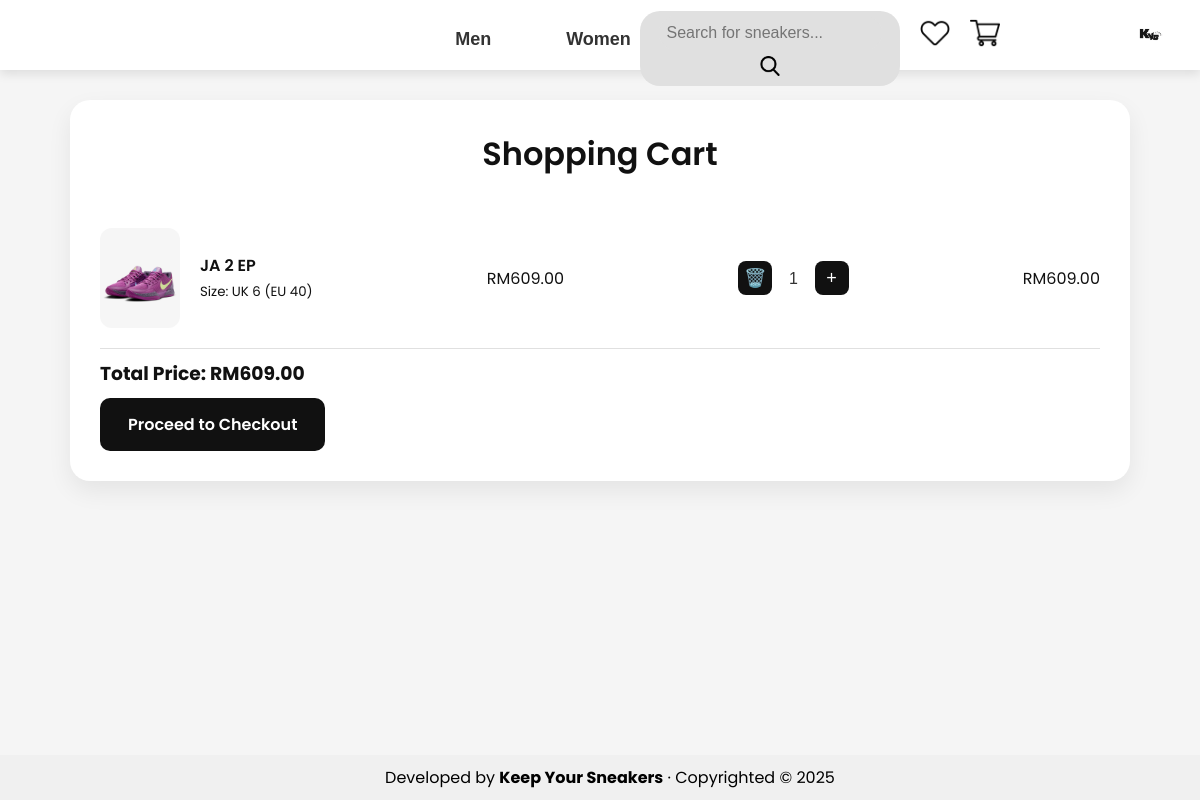
Screenshot of /cart.php (signed in) with the database file from the repository.
### tables this page shows
CREATE TABLE `users` (
  `id` int(11) NOT NULL,
  `username` varchar(100) NOT NULL,
  `email` varchar(255) NOT NULL,
  `password` varchar(255) NOT NULL,
  `created_at` timestamp NOT NULL DEFAULT current_timestamp(),
  `is_admin` tinyint(1) DEFAULT 0,
  `profile_picture` varchar(100) DEFAULT NULL,
  `failed_attempts` int(11) DEFAULT 0,
  `last_attempt_time` datetime DEFAULT NULL
);

CREATE TABLE `cart` (
  `user_id` int(11) NOT NULL,
  `product_id` int(11) NOT NULL,
  `size_id` int(11) NOT NULL,
  `quantity` int(11) DEFAULT 1,
  `category_id` int(11) NOT NULL
);

CREATE TABLE `products` (
  `id` int(11) NOT NULL,
  `name` varchar(255) NOT NULL,
  `description` text DEFAULT NULL,
  `price` decimal(10,2) NOT NULL,
  `image` varchar(255) DEFAULT NULL,
  `sold_count` int(11) DEFAULT 0
);

CREATE TABLE `sizes` (
  `id` int(11) NOT NULL,
  `size_label` varchar(255) NOT NULL,
  `category_id` int(11) NOT NULL
);

### cart.php (the view, shortened to what this page needs)
<?php
require 'db.php';
include '_head.php';
$total_price = 0;
$cart_items = [];
if (isset($_SESSION['user_id'])) {
    $user_id = $_SESSION['user_id'];
    $sql = "SELECT
            c.product_id, c.size_id, c.quantity,
            p.name, p.price, p.image,
            s.size_label, ps.stock
        FROM cart c
        JOIN products p ON c.product_id = p.id
        JOIN product_sizes ps ON ps.product_id = c.product_id AND ps.size_id = c.size_id
        JOIN sizes s ON c.size_id = s.id
        WHERE c.user_id = :user_id";
    $stmt = $pdo->prepare($sql);
    $stmt->bindParam(':user_id', $user_id, PDO::PARAM_INT);
    $stmt->execute();
    while ($row = $stmt->fetch(PDO::FETCH_ASSOC)) {
        $cart_items[] = $row;
    }
}
?>
<!DOCTYPE html>
<html lang="en">
<head>
</head>
<body>
    <div id="cartContainer">
        <h2>Shopping Cart</h2>
        <?php if (!empty($cart_items)): ?>
            <div id="cartItems">
                <?php foreach ($cart_items as $item): ?>
                    <?php
                    $item_total = $item['price'] * $item['quantity'];
                    $total_price += $item_total;
                    ?>
                    <div class="cart-item" data-id="<?php echo $item['product_id']; ?>" data-size="<?php echo $item['size_id']; ?>">
                        <div class="cart-item-info">
                            <img src="/products/<?php echo htmlspecialchars($item['image']); ?>" alt="Product" style="width: 80px;">
                            <div>
                                <h4><?php echo htmlspecialchars($item['name']); ?></h4>
                                <small>Size: <?php echo htmlspecialchars($item['size_label']); ?></small>
                            </div>
                        </div>
                        <div class="cart-item-price">
                            <p>RM<?php echo number_format($item['price'], 2); ?></p>
                        </div>
                        <div class="cart-item-quantity">
                            <div class="quantity-wrapper"
                                data-product="<?php echo $item['product_id']; ?>"
                                data-size="<?php echo $item['size_id']; ?>"
                                data-max="<?php echo $item['stock']; ?>">
                                <button class="qty-minus"><?php echo $item['quantity'] > 1 ? '−' : '🗑️'; ?></button>
                                <input type="text" class="quantity-display" value="<?php echo htmlspecialchars($item['quantity']); ?>" readonly>
                                <button class="qty-plus">+</button>
                            </div>
                        </div>
                        <div class="cart-item-total">
                            <p>RM<?php echo number_format($item_total, 2); ?></p>
                        </div>
                    </div>
                <?php endforeach; ?>
            </div>
            <h3>Total Price: RM<span id="totalPrice"><?php echo number_format($total_price, 2); ?></span></h3>
            <a href="checkout.php" id="checkoutBtn">Proceed to Checkout</a>
        <?php else: ?>
            <p>Your cart is empty.</p>
        <?php endif; ?>
    </div>
</body>
</html>
<?php include '_foot.php'; ?>

### _head.php (shortened to what this page needs)
<?php
$profile_picture_path = '/profilepic/default-profile-icon.png';
if (isset($_SESSION['user_id'])) {
    include __DIR__ . '/db.php';
    try {
        $stmt = $pdo->prepare("SELECT profile_picture FROM users WHERE id = :user_id");
        $stmt->bindParam(':user_id', $_SESSION['user_id'], PDO::PARAM_INT);
        $stmt->execute();
        $profile_picture = $stmt->fetchColumn();
        if ($profile_picture) {
            $profile_picture_full_path = $_SERVER['DOCUMENT_ROOT'] . '/profilepic/' . $profile_picture;
            if (file_exists($profile_picture_full_path)) {
                $profile_picture_path = '/profilepic/' . $profile_picture;
            } else {
                echo 'Profile picture not found: ' . $profile_picture_full_path;
            }
        }
    } catch (PDOException $e) {
    }
}
?>
<!DOCTYPE html>
<html lang="en">
<head>
    <link rel="stylesheet" href="/css/app.css" />
</head>
<body>
    <header>
        <div class="logo">
        </div>
        <nav>
            <a href="/search.php?query=&category=1" class="nav-btn">Men</a>
            <a href="/search.php?query=&category=2" class="nav-btn">Women</a>
            <a href="/search.php?query=&category=3" class="nav-btn">Kids</a>
        </nav>
        <div class="right-header">
            <div class="signin-container">
                <?php if (isset($_SESSION['user_id'])): ?>
                    <div class="profile-dropdown">
                        <a href="/user/dashboard.php" class="profile-link">
                            <img src="<?= $profile_picture_path ?>" alt="Profile" class="profile-icon" />
                        </a>
                    </div>
                <?php else: ?>
                    <a href="login.php" class="signin-btn">Sign In</a>
                <?php endif; ?>
            </div>
            <form action="/search.php" method="GET" class="search-form">
                <input type="text" name="query" placeholder="Search for sneakers..." required />
                <button type="submit">
                    <div class="searchlogo">
                        <img src="/images/search.png" alt="Search" />
                    </div>
                </button>
            </form>
            <a href="/wishlist.php">
                <img src="/images/wishlist-black.png" alt="Wishlist" class="header-wishlist-button" />
            </a>
            <a href="/cart.php">
                <img src="/images/cart.png" alt="Cart" class="cart-button" />
            </a>
        </div>
    </header>
</body>
</html>

### css/app.css (style rules this page uses)
body, h1, h2, h3, p, ul, li { margin: 0; padding: 0; box-sizing: border-box; }
header { font-family: 'Montserrat', sans-serif; text-align: center; padding: 20px 0; background-color: #fff; box-shadow: 0px 4px 10px rgba(0, 0, 0, 0.1); height: 30px; position: relative; }
.signin-container { margin-left: auto; }
nav { font-family: 'Montserrat', sans-serif; display: flex; justify-content: center; gap: 15px; padding: 10px 0; }
.nav-btn { text-decoration: none; font-size: 18px; font-weight: bold; background: none; color: #333; padding: 10px 30px; border: none; transition: color 0.3s ease; position: relative; bottom: 85px; }
.nav-btn::after { content: ""; position: absolute; left: 50%; bottom: 0; width: 0; height: 2px; background-color: #333; transition: width 0.3s ease, left 0.3s ease; }
.signin-container { position: absolute; top: 20px; right: 20px; display: flex; align-items: center; }
.profile-link { display: flex; align-items: center; justify-content: center; }
.profile-icon { width: 40px; height: 40px; border-radius: 50%; object-fit: cover; transition: 0.3s ease-in-out; position: absolute; top: -5px; right: 10px; }
.search-form { position: absolute; top: 11px; right: 300px; align-items: center; background: #e0e0e0; border-radius: 20px; padding: 5px; width: 250px; }
.search-form input { border: none; outline: none; padding: 8px; font-size: 16px; flex-grow: 1; border-radius: 20px; background-color: #e0e0e0; }
.search-form button { background: none; border: none; cursor: pointer; font-size: 18px; padding: 5px; }
.search-form img { max-width: 20px; max-height: 20px; margin-left: -30px; margin-top: -3px; margin: 0; padding: 0; vertical-align: middle; }
.cart-button { width: 30px; height: 30px; position: absolute; top: 18px; right: 200px; }
.header-wishlist-button { width: 30px; height: 30px; position: absolute; top: 18px; right: 250px; }

### cart.php (style rules this page uses)
body { font-family: 'Poppins', sans-serif; background-color: #f5f5f5; margin: 0; padding: 0; }
#cartContainer { font-family: 'Poppins', sans-serif; color: #111; background-color: #f5f5f5; padding: 40px 20px; max-width: 1000px; margin: auto; background: white; padding: 30px; border-radius: 20px; box-shadow: 0 10px 25px rgba(0, 0, 0, 0.07); margin-top: 30px; }
h2 { font-size: 32px; font-weight: 600; margin-bottom: 30px; text-align: center; }
h3 { margin-top: 10px; }
#cartItems { display: flex; flex-direction: column; }
.cart-item { display: flex; justify-content: space-between; align-items: center; border-bottom: 1px solid #e0e0e0; padding: 20px 0; }
.cart-item-info { display: flex; gap: 20px; align-items: center; }
.cart-item-info img { border-radius: 12px; }
.cart-item-info h4 { margin: 0; font-weight: 600; }
.cart-item-price, .cart-item-quantity, .cart-item-total { display: flex; align-items: center; }
.cart-item-quantity { gap: 10px; }
.quantity-wrapper button { background: #111; color: white; border: none; width: 34px; height: 34px; font-size: 18px; border-radius: 8px; cursor: pointer; }
.quantity-display { border: none; background: transparent; width: 30px; text-align: center; font-size: 16px; font-weight: 500; color: #333; }
#checkoutBtn { display: inline-block; background: #111; color: white; padding: 14px 28px; text-decoration: none; border-radius: 10px; font-weight: 600; transition: background 0.3s ease; margin-top: 10px; }

### rows the page displays
users: profile_picture (picture)
cart: product.image (picture), product.name "JA 2 EP", size.size_label "UK 6 (EU 40)", product.price "609.00", quantity "1"

### other values shown
$total_price "609.00"
